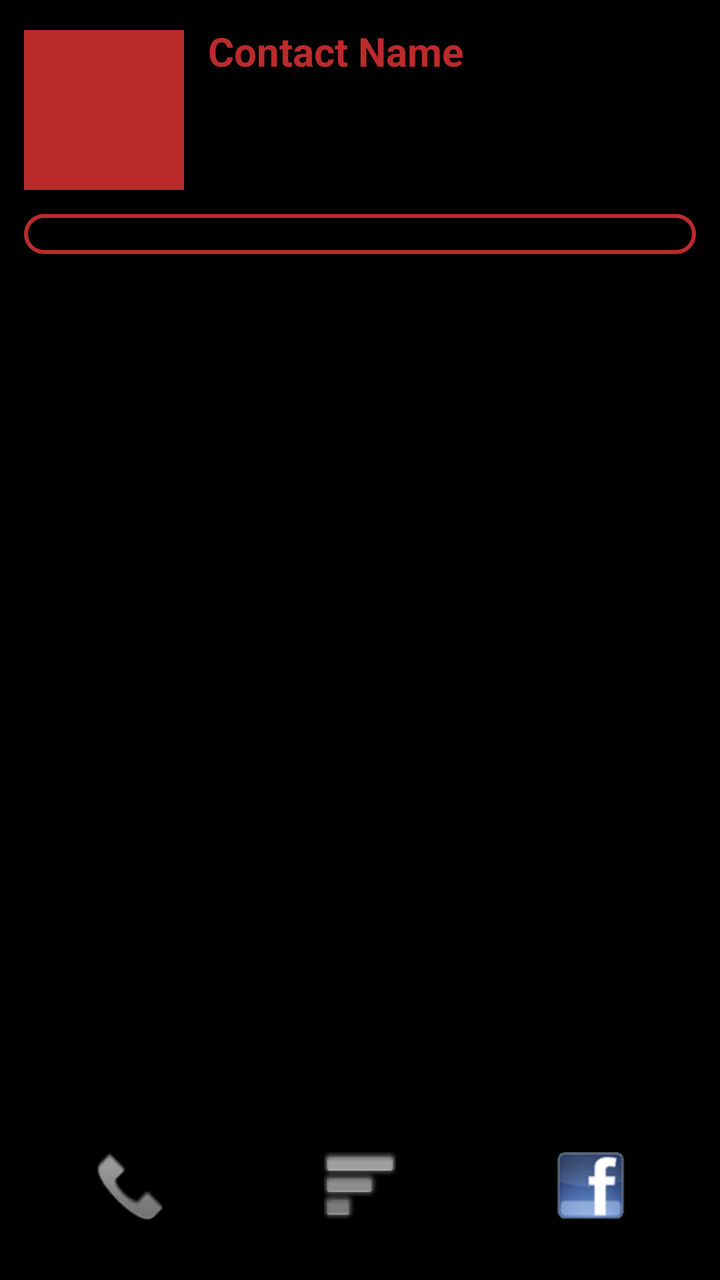
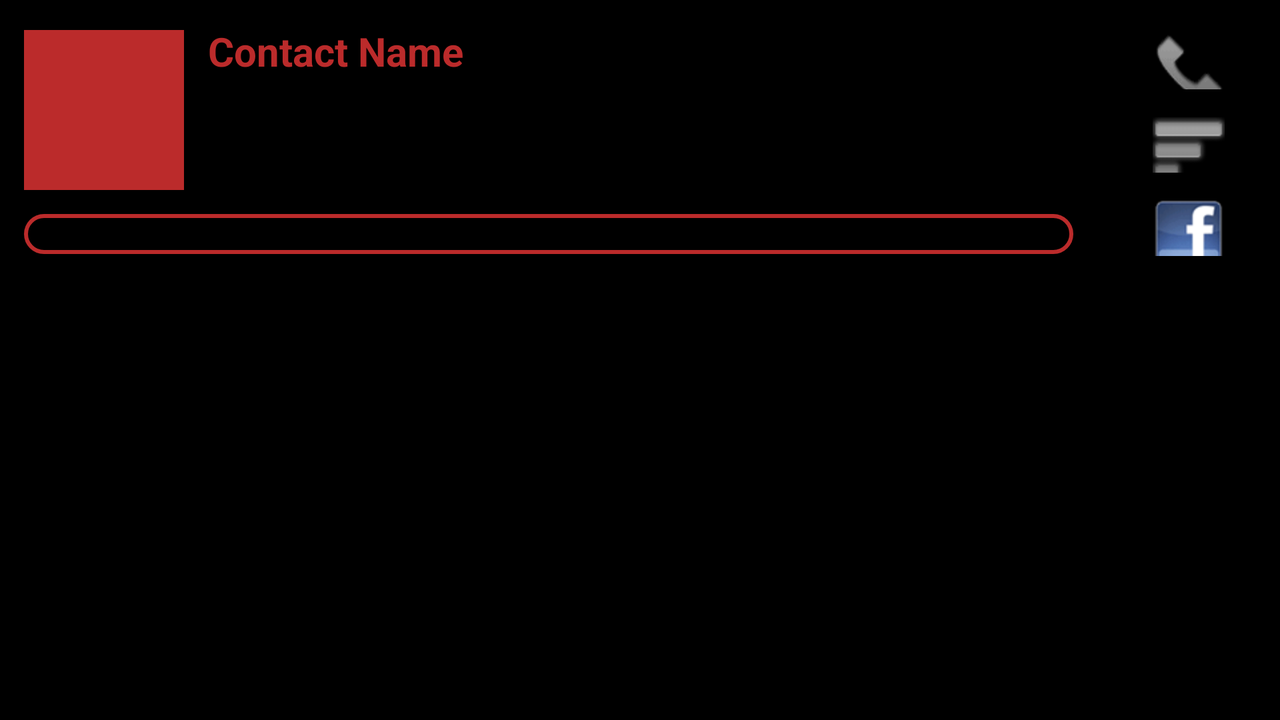

The same Android screen from two of the app's own layout files: first res/layout/ as a phone draws it, then the repository's variant for another configuration, drawn on a device whose configuration selects that folder. Both files follow.
<!-- AndroidManifest.xml: application theme android:Theme.Black.NoTitleBar.Fullscreen -->
<!-- res/layout/contact_details.xml -->
<?xml version="1.0" encoding="utf-8"?>
<TableLayout
  xmlns:android="http://schemas.android.com/apk/res/android"
  android:layout_width="fill_parent"
  android:layout_height="fill_parent"
  android:fitsSystemWindows="true"
  android:shrinkColumns="1"
  android:stretchColumns="0">
<TableRow android:layout_weight="0.9">
  <include layout="@layout/contact_statistics"/>
</TableRow>
<TableRow android:layout_weight="0.1" android:minHeight="80dp" android:gravity="bottom|center">
  <LinearLayout
  	android:layout_width="fill_parent"
  	android:layout_height="wrap_content"
  	android:orientation="horizontal"
  	android:paddingLeft="7dp"
  	android:paddingRight="7dp">
	<include layout="@layout/menu_button_callhistory"/>
	<include layout="@layout/menu_button_stats"/>
	<include layout="@layout/menu_button_facebook"/>
  </LinearLayout>
</TableRow>
</TableLayout>
<!-- res/layout/contact_statistics.xml (included above) -->
<?xml version="1.0" encoding="utf-8"?>
<LinearLayout
  xmlns:android="http://schemas.android.com/apk/res/android"
  android:id="@+id/Contact_Stat_Layout"
  android:layout_width="fill_parent"
  android:layout_height="fill_parent" android:orientation="vertical" android:padding="12dp">
  <LinearLayout android:orientation="horizontal" android:layout_width="fill_parent" android:layout_height="wrap_content" android:paddingBottom="12dp">
    <ImageView android:id="@+id/ContactPicture" android:layout_width="80dp" android:layout_height="80dp" android:layout_marginTop="3dp" android:background="@color/border_color" android:cropToPadding="true" android:padding="2dp"/>
    <TextView android:id="@+id/ContactName" android:layout_width="wrap_content" android:layout_height="wrap_content" android:text="Contact Name" android:textStyle="bold" android:textSize="20dp" android:paddingBottom="12dp" android:paddingLeft="12dp" android:textColor="@color/text_color" android:shadowColor="@android:color/black"></TextView><ImageView android:id="@+id/ImageView01" android:layout_width="wrap_content" android:layout_height="wrap_content"></ImageView>
  </LinearLayout>
<ScrollView 
  android:layout_width="match_parent" 
  android:layout_height="wrap_content"
  android:background="@drawable/contact_content_category"
  android:paddingRight="4dp"
  android:paddingTop="2dp"
  android:paddingBottom="2dp">
<TableLayout android:id="@+id/ContactTable" 
  android:layout_width="match_parent" 
  android:layout_height="wrap_content"
  android:paddingTop="8dp" android:paddingBottom="8dp" android:paddingLeft="8dp" android:paddingRight="4dp"
  android:stretchColumns="*"
  android:shrinkColumns="*" />
</ScrollView>

</LinearLayout>
<!-- res/layout/menu_button_callhistory.xml (included above) -->
<?xml version="1.0" encoding="utf-8"?>
<Button
  xmlns:android="http://schemas.android.com/apk/res/android"
  style="@style/Button"
  android:id="@+id/Button_CallHistory"
  android:text="@string/Button_CallHistory"
  android:drawableTop="@drawable/button_callhistory">
</Button>
<!-- res/layout/menu_button_stats.xml (included above) -->
<?xml version="1.0" encoding="utf-8"?>

<Button
  xmlns:android="http://schemas.android.com/apk/res/android"
  style="@style/Button"
  android:id="@+id/Button_CallStatistics"
  android:text="@string/Button_Statistics"
  android:drawableTop="@drawable/button_stats">
</Button>
<!-- res/layout/menu_button_facebook.xml (included above) -->
<?xml version="1.0" encoding="utf-8"?>

<Button
  xmlns:android="http://schemas.android.com/apk/res/android"
  style="@style/Button"
  android:id="@+id/Button_Facebook"
  android:text="@string/Button_Facebook"
  android:drawableTop="@drawable/button_facebook">
</Button>
<!-- resources referenced by this layout -->
<resources>
  <color name="border_color">#ffbb2b2b</color>
  <color name="text_color">#ffbb2b2b</color>
  <!-- drawable button_callhistory: png bitmap (drawable-hdpi, 1215 bytes) -->
  <!-- drawable button_facebook: png bitmap (drawable-hdpi, 1800 bytes) -->
  <!-- drawable button_stats: png bitmap (drawable-hdpi, 1436 bytes) -->
  <!-- drawable contact_content_category (drawable-hdpi) -->
  <?xml version="1.0" encoding="utf-8"?>
  
  <shape xmlns:android="http://schemas.android.com/apk/res/android" android:shape="rectangle" >
  	<stroke android:width="2dp" android:color="@color/border_color" />
  	<solid android:color="#0000" />	
  	<corners android:radius="12dp"/>
  </shape>
  <string name="Button_CallHistory">Call History</string>
  <string name="Button_Facebook">Facebook</string>
  <string name="Button_Statistics">Statistics</string>
  <style name="Button">
  		 <item name="android:padding">6dp</item>
  		 <item name="android:layout_margin">4dp</item>
  		 <item name="android:layout_width">match_parent</item>
           <item name="android:layout_height">match_parent</item>
           <item name="android:layout_weight">0.33</item>
           <item name="android:background">@drawable/button_bg</item>
  </style>
</resources>
<!-- res/layout-land/contact_details.xml (the repository's variant of the layout above) -->
<!-- drawn on the phone turned sideways -->
<?xml version="1.0" encoding="utf-8"?>
<TableLayout
  xmlns:android="http://schemas.android.com/apk/res/android"
  android:layout_width="fill_parent"
  android:layout_height="fill_parent"
  android:shrinkColumns="1"
  android:stretchColumns="0">
<TableRow>
  <include layout="@layout/contact_statistics"/>
  <LinearLayout
  	android:layout_width="wrap_content"
  	android:layout_height="fill_parent"
  	android:layout_gravity="right"
  	android:orientation="vertical"
  	android:paddingTop="7dp"
  	android:paddingBottom="7dp">
	<include layout="@layout/menu_button_callhistory"/>
	<include layout="@layout/menu_button_stats"/>
	<include layout="@layout/menu_button_facebook"/>
  </LinearLayout>
</TableRow>
</TableLayout>
